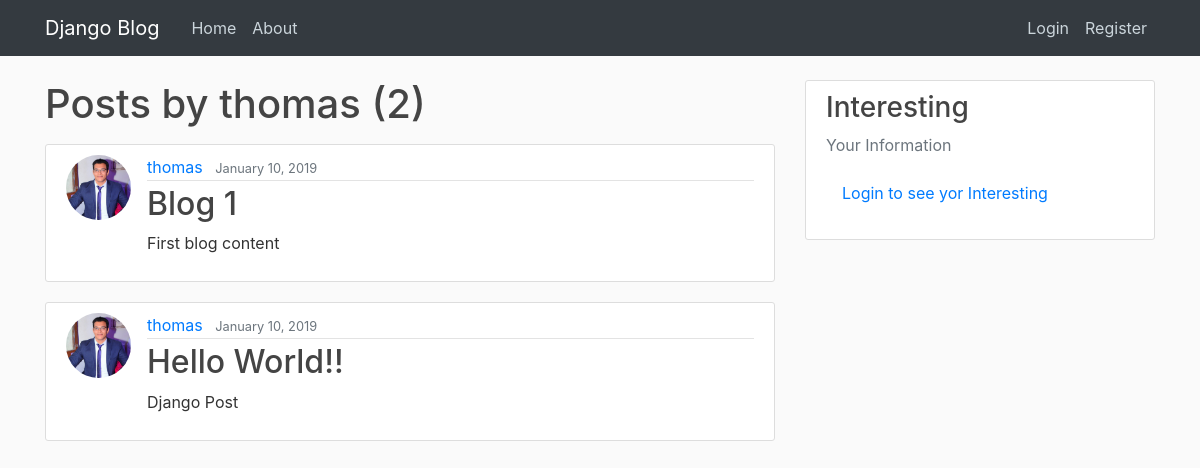
Before: /user/thomas/ with the older database file.
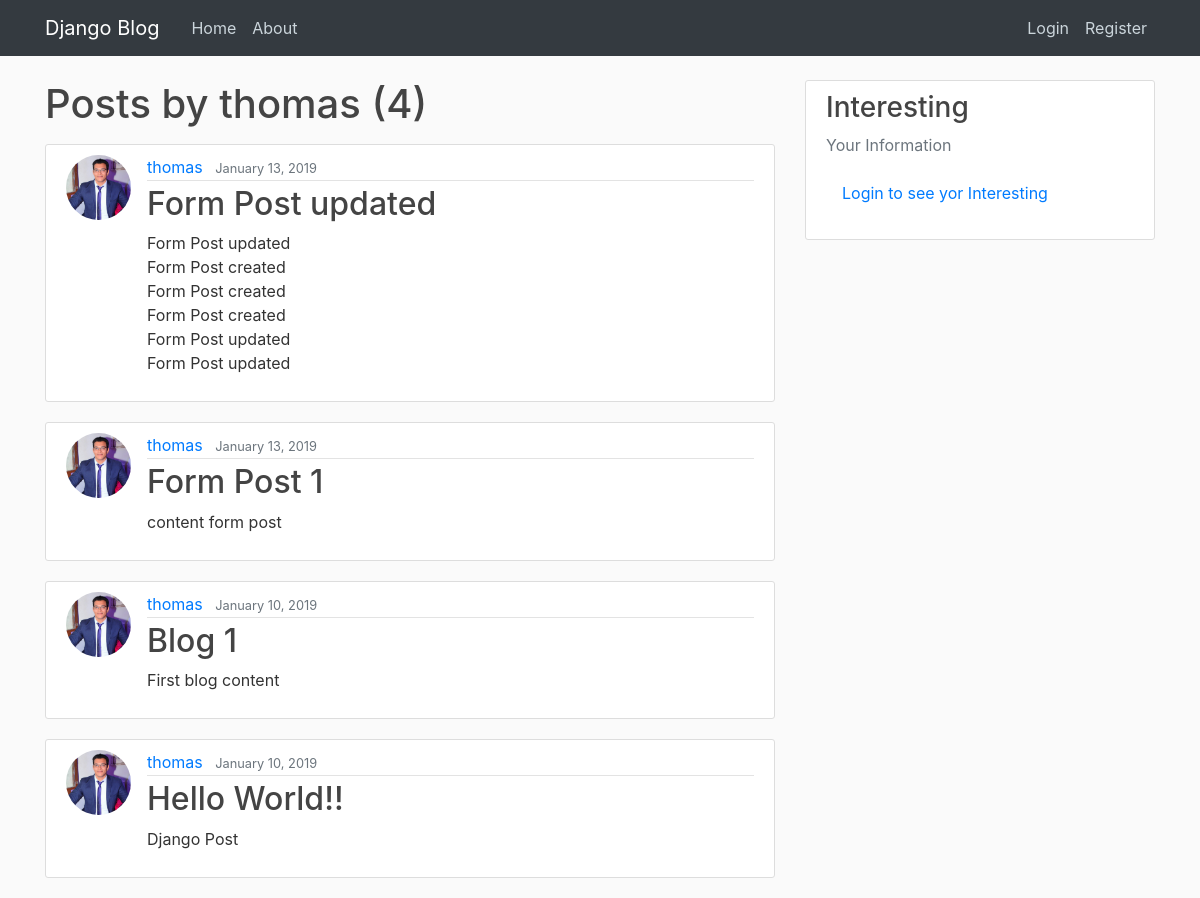
After: the same page with the newer database file.
### blog/models.py (models this page shows, shortened)
class Post(models.Model):
    title = models.CharField(max_length=100)
    content = models.TextField()
    date_posted = models.DateTimeField(default=timezone.now)
    author = models.ForeignKey(User,on_delete=models.CASCADE)

### users/models.py (models this page shows, shortened)
class Profile(models.Model):
    user = models.OneToOneField(User , on_delete=models.CASCADE)
    image = models.ImageField(upload_to="profile_pics", default='default.jpg')

### blog/views.py (the view)
# urls.py: path('user/<str:username>/' , UserPostListView.as_view() , name='user_posts'),
class UserPostListView(ListView):
    model = Post
    template_name = 'blog/user_posts.html'
    context_object_name = 'posts'
    paginate_by = 5
    def get_queryset(self):
        user = get_object_or_404(User , username=self.kwargs.get('username')) # username parameter = url virable like pk
        return Post.objects.filter(author=user).order_by('-date_posted')

### blog/templates/blog/user_posts.html (shortened to what this page needs)
{% extends "base.html" %}
{% block content %}
  <h1 class="mb-3">Posts by {{ view.kwargs.username }} ({{ page_obj.paginator.count }})</h1>
  {% for post in posts %}
    <article class="media content-section" >
      <img class="rounded-circle article-img" src="{{post.author.profile.image.url}}">
      <div class="media-body">
        <div class="article-metadata">
          <a class="mr-2" href="{% url 'user_posts' post.author.username %}">{{ post.author }}</a>
          <small class="text-muted">{{ post.date_posted|date:"F d, Y" }}</small>
        </div>
        <h2><a class="article-title" href="{% url 'detail' post.id %}">{{ post.title }}</a></h2>
        <p class="article-content">{{ post.content }}</p>
      </div>
    </article>
  {% endfor %}
{% endblock %}

### templates/base.html (shortened to what this page needs)
{% load static %}
<!DOCTYPE html>
<html>
<head>
    <link rel="stylesheet" href="https://maxcdn.bootstrapcdn.com/bootstrap/4.0.0/css/bootstrap.min.css">
    <link rel="stylesheet" type="text/css" href="{% static 'blog/blog.css' %}">
</head>
<body>
    <header class="site-header">
      <nav class="navbar navbar-expand-md navbar-dark bg-dark fixed-top">
        <div class="container">
          <a class="navbar-brand mr-4" href="{% url 'home' %}">Django Blog</a>
          <div class="collapse navbar-collapse" id="navbarToggle">
            <div class="navbar-nav mr-auto">
              <a class="nav-item nav-link" href="{% url 'home' %}">Home</a>
              <a class="nav-item nav-link" href="{% url 'about' %}">About</a>
            </div>
            <div class="navbar-nav">
              {% if user.is_authenticated %}
                <a class="nav-item nav-link" href="{% url 'create' %}">New Post</a>
                <a class="nav-item nav-link" href="{% url 'users:profile' %}">Profile</a>
                <a class="nav-item nav-link" href="{% url 'users:change_password' %}">Change Password</a>
                <a class="nav-item nav-link" href="{% url 'users:logout' %}">Logout</a>
              {% else %}
                <a class="nav-item nav-link" href="{% url 'users:login' %}">Login</a>
                <a class="nav-item nav-link" href="{% url 'users:register' %}">Register</a>
              {% endif %}
            </div>
          </div>
        </div>
      </nav>
    </header>
    <main role="main" class="container">
      <div class="row">
        <div class="col-md-8">
          {% block content %}{% endblock %}
        </div>
        <div class="col-md-4">
          <div class="content-section">
            <h3>Interesting</h3>
            <p class='text-muted'>Your Information
              <ul class="list-group">
                {% if user.is_authenticated %}
                  <a class="list-group-item list-group-item-light" href="{% url 'user_posts' user.username %}">See Your Posts</a>
                {% else %}
                  <a class="nav-item nav-link" href="{% url 'users:login' %}">Login to see yor Interesting</a>
                {% endif %}
              </ul>
            </p>
          </div>
        </div>
      </div>
    </main>
</body>
</html>

### static/blog/blog.css (style rules this page uses)
body { background: #fafafa; color: #333333; margin-top: 5rem; }
h1, h2, h3, h4, h5, h6 { color: #444444; }
ul { margin: 0; }
.site-header .navbar-nav .nav-link { color: #cbd5db; }
.content-section { background: #ffffff; padding: 10px 20px; border: 1px solid #dddddd; border-radius: 3px; margin-bottom: 20px; }
.article-title { color: #444444; }
.article-content { white-space: pre-line; }
.article-img { height: 65px; width: 65px; margin-right: 16px; }
.article-metadata { padding-bottom: 1px; margin-bottom: 4px; border-bottom: 1px solid #e3e3e3 }

Changed rows visible on the page:
added Post: author.profile.image (picture), author "thomas", date_posted "January 13, 2019", title "Form Post updated", content "Form Post updated Form Post created Form Post created Form Post created Form Post updated Form Post updated"
added Post: author.profile.image (picture), author "thomas", date_posted "January 13, 2019", title "Form Post 1", content "content form post"
Other visible differences:
{{ page_obj.paginator.count }}: "2" → "4"
